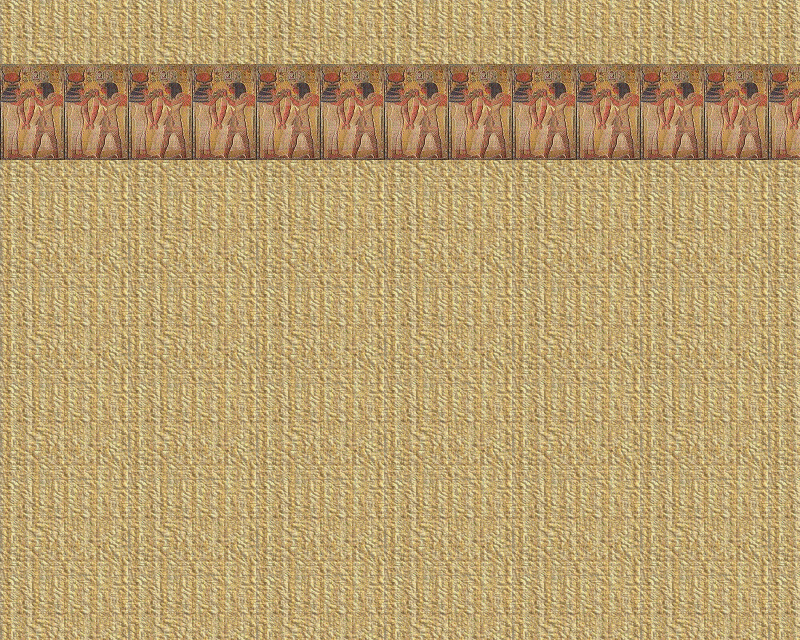

A level layout from a 2D game, rendered from its tile map. Below: a short description, then the map file with tile-grid data replaced by summaries:
An orthogonal 25x20 tile map with 32x32 px tiles, 2 tile layers (bg, deco).

<map version="1.0" orientation="orthogonal" width="25" height="20" tilewidth="32" tileheight="32">
 <tileset firstgid="1" name="egypt_tilset" tilewidth="32" tileheight="32">
  <image source="egypt_tilset.png" width="256" height="2080" />
 </tileset>
 <layer name="bg" width="25" height="20">
  <data>[500 cells, 500 non-empty, 12 distinct tile ids]</data>
 </layer>
 <layer name="deco" width="25" height="20">
  <data>[500 cells, 75 non-empty, 6 distinct tile ids]</data>
 </layer>
</map>
